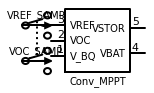

This figure's Python source:
import SchemDraw
# short introduction: https://schemdraw.readthedocs.io/en/latest/usage/placement.html

import SchemDraw.elements as elm  # electrical (Resistor, Capacitor, Diode, Opamp, Dot)
from SchemDraw import dsp  # https://schemdraw.readthedocs.io/en/latest/elements/dsp.html
import matplotlib.pyplot as plt
#plt.xkcd()

# MPPT
sch_mppt = SchemDraw.Drawing(unit=1, fontsize=10)
prt_sw_mppt = sch_mppt.add(elm.SwitchDpdt(reversed=True))
mppt_pins = [elm.IcPin(name="V_BQ", pin=1, side="left"),
            elm.IcPin(name="VOC", pin=2, side="left"),
            elm.IcPin(name="VREF", pin=3, side="left"),
            elm.IcPin(name="VBAT", pin=4, side="right"),
            elm.IcPin(name="VSTOR", pin=5, side="right")]
mppt = elm.Ic(pins=mppt_pins, botlabel="Conv_MPPT", anchor="VREF")
sig_vref_samp = sch_mppt.add(dsp.Arrow(label="VREF_SAMP", xy=prt_sw_mppt.p1))
prt_mppt = sch_mppt.add(mppt)
sig_voc_samp = sch_mppt.add(dsp.Arrow(label="VOC_SAMP", xy=prt_sw_mppt.p2, tox=prt_mppt.VOC))

# V_EMU_I
sch_i_emu = SchemDraw.Drawing(unit=1, fontsize=10)
sig_spi_i = sch_i_emu.add(dsp.Arrow("right", lftlabel="SPI", l=sch_i_emu.unit / 2))
prt_dac_emu_i = sch_i_emu.add(dsp.DAC(label="DAC"))
sig_v_emu_i = sch_i_emu.add(dsp.Arrow("right", toplabel="V_EMU_I"))
prt_sub_emu_i = sch_i_emu.add(dsp.Circle(label="SUB-"))
sig_v_bias_i = sch_i_emu.add(dsp.Arrow("right", label="V_EMU_I_Biased"))
prt_v2i_v = sch_i_emu.add(dsp.Circle(label="V2I"))
sig_v_in_sht_p1 = sch_i_emu.add(dsp.Arrow("right"))
jct_v_in_sht_p = sch_i_emu.add(dsp.Dot(label="V_IN_SHT+"))

# V_EMU_V
sch_v_emu = SchemDraw.Drawing(unit=1, fontsize=10)
sig_spi_v = sch_v_emu.add(dsp.Arrow("right", lftlabel="SPI", l=sch_i_emu.unit / 2))
prt_dac_v_emu = sch_v_emu.add(dsp.DAC(label="DAC"))
sig_vi_emu = sch_v_emu.add(dsp.Arrow("right", toplabel="V_EMU_V", tox=prt_sw_mppt.t1))

# VCREF buffered
sch_vcref = SchemDraw.Drawing(unit=1, fontsize=10)
prt_cap_vc = sch_vcref.add(elm.Capacitor())
sig_vcref = sch_vcref.add(dsp.Arrow("right", label="VCREF", tox=prt_sw_mppt.t2))

# P_HARVEST - Connector
sch_harv = SchemDraw.Drawing(unit=1, fontsize=10)
prt_p_harv = sch_harv.add(elm.connectors.Header(label="P_Harv", rows=2, cols=1, ))
sig_voc_vc = sch_harv.add(dsp.Arrow(label="VOC_VD", xy=prt_p_harv.p1, tox=prt_sw_mppt.t4))
sig_v_h = sch_harv.add(dsp.Arrow(label="V_H", xy=prt_p_harv.p2))
prt_sw_vh = sch_harv.add(elm.Switch(label="SW"))
sig_v_in_sht_p2 = sch_harv.add(dsp.Arrow("down", tox=jct_v_in_sht_p.center))


# V_CONST for Target
sch_v_const = SchemDraw.Drawing(unit=1, fontsize=10)
sch_v_const.add(dsp.Arrow("right", lftlabel="I2C", l=sch_i_emu.unit / 2))
sch_v_const.add(dsp.DAC(label="DAC"))
sch_v_const.add(dsp.Arrow("right", toplabel="V_C1"))
sch_v_const.add(dsp.Circle(label="LDO"))
sch_v_const.add(dsp.Arrow("right", label="V_C2"))
prt_ldo_v = sch_v_const.add(elm.Switch(label="SW"))
sch_v_const.add(dsp.Arrow("right"))
sch_v_const.add(dsp.Dot(label="V_LD_SHT+"))


'''


sig_v_in_sht_p2 = sch_i_emu.add(dsp.Arrow("right"))



prt_sw_v = sch_i_emu.add(dsp.Square(label="Switch"))
sig_v_harv_0 = sch_i_emu.add(dsp.Line("right"))
jct_v_harv = sch_i_emu.add(dsp.Dot(), label="V_H")

sig_v_harv_1 = sch_i_emu.add(dsp.Arrow("right"))


sig_voc_vd = sch_i_emu.add(dsp.Arrow("right", label="VOC_VD"))

# ...

sig_v_harv_2 = sch_i_emu.add(dsp.Line("down"), xy=jct_v_harv.end)
sig_v_harv_3 = sch_i_emu.add(dsp.Arrow("right"))

prt_shunt_in = sch_i_emu.add(dsp.Square(label="Shunt"))
sig_v_in_sht_m0 = sch_i_emu.add(dsp.Line(label="V_in_sht"))
jct_v_in_sht_m = sch_i_emu.add(dsp.Dot())
sig_v_in_sht_m1 = sch_i_emu.add(dsp.Arrow())

# ...

sig_v_in_sht_m2 = sch_i_emu.add(dsp.Arrow("down", xy=jct_v_in_sht_m.center))
prt_buf_vin = sch_i_emu.add(dsp.Square(label="BUF"))
sig_v_vin = sch_i_emu.add(dsp.Arrow("down"))
prt_adc_vin = sch_i_emu.add(dsp.Adc(label="ADC", lftlabel="SPI"))

# modifiers parts: to=part.start, d="down", anchor="in1" (for Opamps), at=part.out (connect to a specific port of part)
# modifiers lines: tox=C.start
# push(), pop(), will get back to saved position

#SW_VOC =

# Adc,
'''

sch_mppt.save("05_power_stage_shepherd_v1.png")
